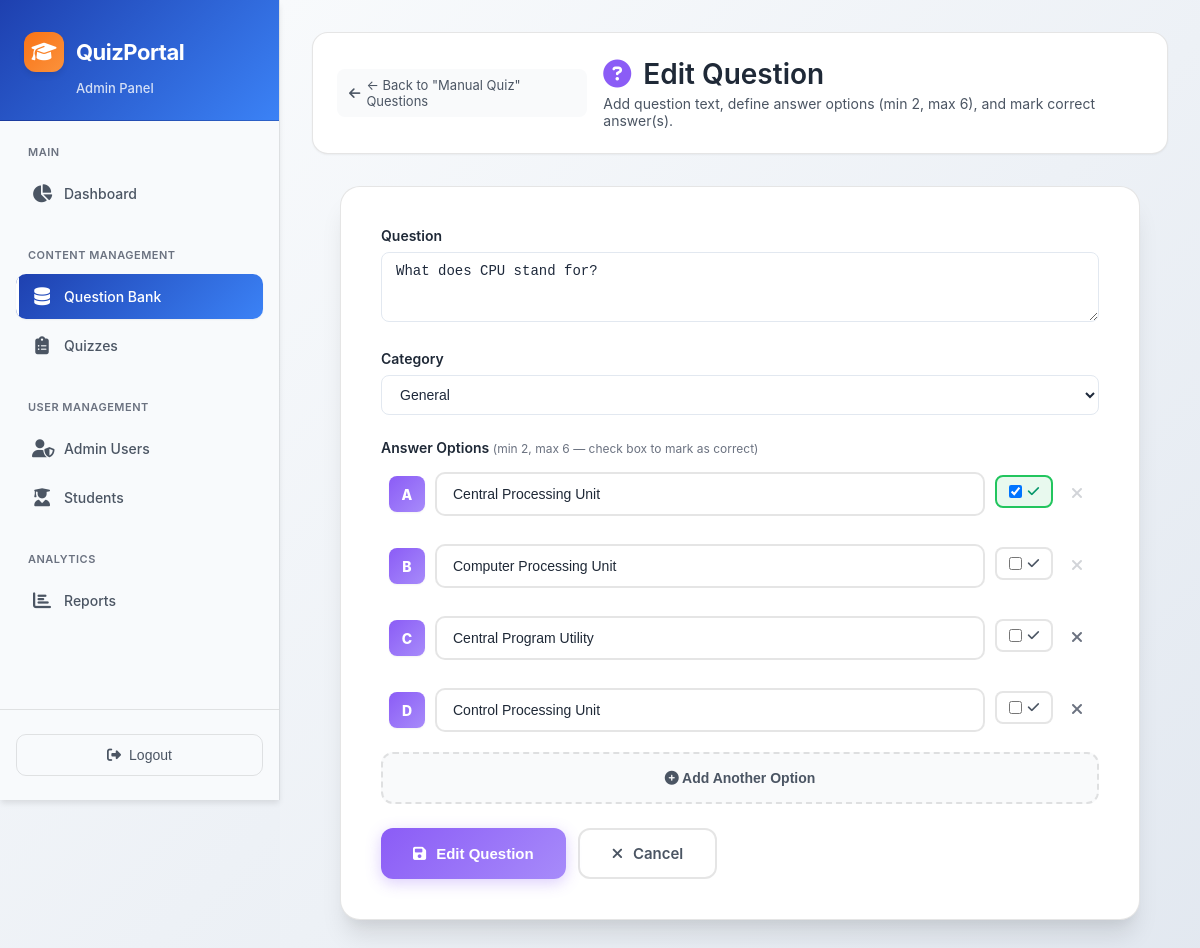
The page /admin-panel/quizzes/18/questions/14/edit/ (signed in) on the database its author committed.
### video_app/models.py (models this page shows, shortened)
class Question(models.Model):
    category = models.ForeignKey(Category, on_delete=models.CASCADE, help_text="Select the category for this question")
    question_text = models.TextField()
    option_a = models.CharField(max_length=500)
    option_b = models.CharField(max_length=500)
    option_c = models.CharField(max_length=500, blank=True, default='')
    option_d = models.CharField(max_length=500, blank=True, default='')
    option_e = models.CharField(max_length=500, blank=True, default='')
    option_f = models.CharField(max_length=500, blank=True, default='')
    correct_answers = models.JSONField(default=list, help_text="List of correct option letters, e.g. [\"A\", \"C\"]")
    created_at = models.DateTimeField(auto_now_add=True)

### video_app/views.py (the view)
# urls.py: path('admin-panel/quizzes/<int:quiz_id>/questions/<int:question_id>/edit/', views.admin_edit_quiz_question, name='admin_edit_quiz_question'),
@staff_required
def admin_edit_quiz_question(request, quiz_id, question_id):
    quiz = get_object_or_404(Quiz, id=quiz_id)
    question = get_object_or_404(Question, id=question_id)
    back_url = reverse('video_app:admin_quiz_questions', kwargs={'quiz_id': quiz_id})
    form = QuestionForm.from_instance(question, data=request.POST or None)
    if request.method == 'POST' and form.is_valid():
        form.save(instance=question)
        messages.success(request, "Question updated successfully.")
        return redirect('video_app:admin_quiz_questions', quiz_id=quiz_id)
    return render(request, 'admin_panel/add_question.html', {
        'form': form, 'action': 'Edit', 'question': question,
        'back_url': back_url,
        'back_label': f'← Back to "{quiz.title}" Questions',
    })

### video_app/forms.py (called while the page is built)
    @classmethod
    def from_instance(cls, instance, data=None):
        initial = {
            "category": instance.category,
            "question_text": instance.question_text,
            "option_a": instance.option_a,
            "option_b": instance.option_b,
            "option_c": instance.option_c,
            "option_d": instance.option_d,
            "option_e": instance.option_e,
            "option_f": instance.option_f,
            "correct_answers": instance.correct_answers or [],
        }
        return cls(data=data, initial=initial)

### video_app/models.py (called while the page is built)
    def __str__(self):
        return self.name

### video_app/views.py (called while the page is built)
def staff_required(view_func):
    decorated = user_passes_test(
        lambda u: u.is_active and u.is_staff,
        login_url='/admin-login/'
    )(view_func)
    return decorated

### video_app/templates/admin_panel/add_question.html (shortened to what this page needs)
{% extends "admin_panel/base_admin.html" %}
{% block extra_css %}
<link rel="stylesheet" href="https://cdnjs.cloudflare.com/ajax/libs/font-awesome/6.4.0/css/all.min.css">
{% endblock %}
{% block admin_content %}
<div class="page-header">
    {% if back_url %}
    <a href="{{ back_url }}" class="back-link">
        <i class="fas fa-arrow-left"></i>
        {{ back_label|default:"Back" }}
    </a>
    {% else %}
    <a href="{% url 'video_app:admin_question_bank' %}" class="back-link">
        <i class="fas fa-arrow-left"></i>
        Back to Question Bank
    </a>
    {% endif %}
    <div>
        <div class="page-title">
            <i class="fas fa-question-circle" style="color: #8B5CF6;"></i>
            {{ action }} Question
        </div>
        <div class="page-subtitle">Add question text, define answer options (min 2, max 6), and mark correct answer(s).</div>
    </div>
</div>
<div class="form-card">
    <form method="post" id="questionForm">
        <div class="form-group">
            <label class="form-label">Question</label>
            {{ form.question_text }}
        </div>
        <div class="form-group">
            <label class="form-label">Category</label>
            {{ form.category }}
        </div>
        <div class="form-group">
            <label class="form-label">
                Answer Options
                <span class="form-label-help">(min 2, max 6 — check box to mark as correct)</span>
            </label>
            <div id="optionsContainer">
                {% with letters="ABCDEF" %}
                {% for letter in "ABCDEF" %}
                {% if letter == "A" %}
                <div class="option-row" id="row-{{ letter }}" data-letter="{{ letter }}">
                    <div class="option-letter">{{ letter }}</div>
                    <input class="option-input" type="text" name="option_{{ letter|lower }}" placeholder="Option {{ letter }} (required)"
                           value="{{ form.option_a.value|default:'' }}">
                    <label class="correct-cb" title="Mark as correct">
                        <input type="checkbox" name="correct_answers" value="{{ letter }}"
                          {% if letter in form.correct_answers.value %}checked{% endif %}>
                        <i class="fas fa-check"></i>
                    </label>
                    <button type="button" class="remove-opt-btn" onclick="removeOption('{{ letter }}')" title="Remove">
                        <i class="fas fa-times"></i>
                    </button>
                </div>
                {% elif letter == "B" %}
                <div class="option-row" id="row-{{ letter }}" data-letter="{{ letter }}">
                    <div class="option-letter">{{ letter }}</div>
                    <input class="option-input" type="text" name="option_{{ letter|lower }}" placeholder="Option {{ letter }} (required)"
                           value="{{ form.option_b.value|default:'' }}">
                    <label class="correct-cb" title="Mark as correct">
                        <input type="checkbox" name="correct_answers" value="{{ letter }}"
                          {% if letter in form.correct_answers.value %}checked{% endif %}>
                        <i class="fas fa-check"></i>
                    </label>
                    <button type="button" class="remove-opt-btn" onclick="removeOption('{{ letter }}')" title="Remove">
                        <i class="fas fa-times"></i>
                    </button>
                </div>
                {% elif letter == "C" %}
                <div class="option-row" id="row-{{ letter }}" data-letter="{{ letter }}"
                     {% if not form.option_c.value %}style="display:none"{% endif %}>
                    <div class="option-letter">{{ letter }}</div>
                    <input class="option-input" type="text" name="option_{{ letter|lower }}" placeholder="Option {{ letter }}"
                           value="{{ form.option_c.value|default:'' }}">
                    <label class="correct-cb" title="Mark as correct">
                        <input type="checkbox" name="correct_answers" value="{{ letter }}"
                          {% if letter in form.correct_answers.value %}checked{% endif %}>
                        <i class="fas fa-check"></i>
                    </label>
                    <button type="button" class="remove-opt-btn" onclick="removeOption('{{ letter }}')" title="Remove">
                        <i class="fas fa-times"></i>
                    </button>
                </div>
                {% elif letter == "D" %}
                <div class="option-row" id="row-{{ letter }}" data-letter="{{ letter }}"
                     {% if not form.option_d.value %}style="display:none"{% endif %}>
                    <div class="option-letter">{{ letter }}</div>
                    <input class="option-input" type="text" name="option_{{ letter|lower }}" placeholder="Option {{ letter }}"
                           value="{{ form.option_d.value|default:'' }}">
                    <label class="correct-cb" title="Mark as correct">
                        <input type="checkbox" name="correct_answers" value="{{ letter }}"
                          {% if letter in form.correct_answers.value %}checked{% endif %}>
                        <i class="fas fa-check"></i>
                    </label>
                    <button type="button" class="remove-opt-btn" onclick="removeOption('{{ letter }}')" title="Remove">
                        <i class="fas fa-times"></i>
                    </button>
                </div>
                {% endif %}
                {% endfor %}
                {% endwith %}
            </div>
            <button type="button" class="add-opt-btn" id="addOptionBtn" onclick="addOption()">
                <i class="fas fa-plus-circle"></i>
                Add Another Option
            </button>
        </div>
        <div class="form-actions">
            <button type="submit" class="btn btn-primary">
                <i class="fas fa-save"></i>
                {{ action }} Question
            </button>
            {% if back_url %}
            <a href="{{ back_url }}" class="btn btn-outline">
                <i class="fas fa-times"></i>
                Cancel
            </a>
            {% else %}
            <a href="{% url 'video_app:admin_question_bank' %}" class="btn btn-outline">
                <i class="fas fa-times"></i>
                Cancel
            </a>
            {% endif %}
        </div>
    </form>
</div>
{% endblock %}

### video_app/templates/base.html (style rules this page uses)
:root { --primary: #4f46e5; --primary-dark: #3730a3; --primary-light: #818cf8; --accent: #06b6d4; --danger: #ef4444; --success: #22c55e; --warning: #f59e0b; --bg: #f1f5f9; --surface: #ffffff; --text: #1e293b; --muted: #64748b; --border: #e2e8f0; --radius: 12px; --shadow: 0 4px 24px rgba(0, 0, 0, .08); }
* { box-sizing: border-box; margin: 0; padding: 0; }
body { font-family: 'Segoe UI', system-ui, sans-serif; background: var(--bg); color: var(--text); min-height: 100vh; }
a { color: inherit; text-decoration: none; }
.btn { display: inline-flex; align-items: center; gap: 6px; padding: 10px 20px; border-radius: 8px; border: none; cursor: pointer; font-size: 14px; font-weight: 600; transition: .2s; }
.btn-primary { background: var(--primary); color: #fff; }
.btn-outline { background: transparent; border: 2px solid var(--primary); color: var(--primary); }
input, select, textarea { width: 100%; padding: 10px 14px; border: 1.5px solid var(--border); border-radius: 8px; font-size: 14px; background: #fff; color: var(--text); transition: .2s; outline: none; }
label { font-size: 13px; font-weight: 600; color: var(--muted); display: block; margin-bottom: 6px; }
.form-group { margin-bottom: 20px; }
.page-header { margin-bottom: 28px; }

### video_app/templates/admin_panel/base_admin.html (style rules this page uses)
:root { --primary-dark: #1E40AF; --primary-medium: #3B82F6; --primary-light: #60A5FA; --accent-blue: #3B82F6; --accent-purple: #8B5CF6; --accent-emerald: #10B981; --accent-amber: #F59E0B; --accent-rose: #F43F5E; --text-primary: #1F2937; --text-secondary: #4B5563; --text-muted: #6B7280; --border-light: rgba(0, 0, 0, 0.1); --bg-card: #FFFFFF; --bg-hover: #F9FAFB; --bg-sidebar: #F8FAFC; --shadow-sm: 0 1px 2px 0 rgba(0, 0, 0, 0.05); --shadow-md: 0 4px 6px -1px rgba(0, 0, 0, 0.1); --shadow-lg: 0 10px 15px -3px rgba(0, 0, 0, 0.1); --shadow-xl: 0 20px 25px -5px rgba(0, 0, 0, 0.1); --brand-orange: #F97316; --brand-blue: #1E40AF; --brand-light-orange: #FB923C; }
* { box-sizing: border-box; }
body { background: linear-gradient(135deg, #F8FAFC 0%, #E2E8F0 100%); font-family: -apple-system, BlinkMacSystemFont, 'Segoe UI', Roboto, 'Helvetica Neue', Arial, sans-serif; }

### rows shown on the page
Question: question_text "What does CPU stand for?", category "General", option_a "Central Processing Unit", correct_answers "☑", option_b "Computer Processing Unit", option_c "Central Program Utility", option_d "Control Processing Unit"

### other values the page prints
{{ back_label|default:"Back" }} "← Back to \"Manual Quiz\" Questions"
{{ action }} "Edit"
{{ letter }} "A"
{{ letter }} "B"
{{ letter }} "C"
{{ letter }} "D"
